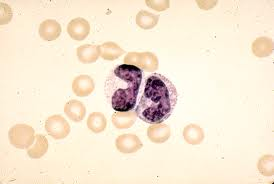
%> input picture 001.jpg, 274 x 184 px
$ octave --eval "result = Method_use_YCbCr_image(imread('001.jpg'));"   (GNU Octave 9; MATLAB toolbox functions it lacks are replaced by stand-ins)
%> lines starting %> are read from the running program, lines starting %| are printed output that depends on the picture; in (x1, y1, x2, y2) boxes, pixels count from 0 and x2, y2 are one past the last pixel; in counts of white or black regions, pixels touching at a corner belong together; the program's own positions count from 1
function [seg_img, ba_img2] = Method_use_YCbCr_image(in_img)

% ===== Segmentation =====
g_img = rgb2gray(in_img); % Gray Scale Image
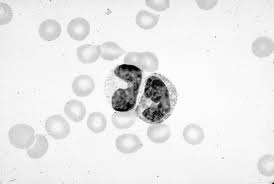
%> g_img: size 184x274 uint8; min 0, max 254, mean 233.8

% ===== Contrast Stretching =====
rtemp = min(g_img);
%> rtemp = 274 values, max 238 at index 220, min 0 at index 127, mean 166.2
rmin = min(rtemp);
%> rmin = 0
rtemp = max(g_img);
%> rtemp = 274 values, max 254 at index 111, min 243 at index 1, mean 250.8
rmax = max(rtemp);
%> rmax = 254
m = 255/(rmax - rmin);
%> m = 1
c = 255 - m*rmax;
%> c = 1
cs_img = m*g_img + c;  % Contrast Stretching
figure('name','Contrast Stretching','numbertitle','off');
subplot(1,2,1); imshow(g_img);title('Gray Scale Image');
subplot(1,2,2); imshow(cs_img),title('Contrast Stretching');

ba_img = zeros(size(cs_img,1), size(cs_img,2));
for i = 1:size(cs_img,1)
    for j = 1:size(cs_img,2)
        if cs_img(i,j) > 200 % Threshold 1
            ba_img(i,j) = 255;
        end
    end
end
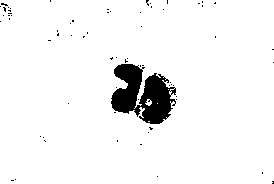
%> ba_img: size 184x274 double; 95% white; 67 black regions (66 under 20 px), largest, box (x1, y1, x2, y2) and area: (111, 64, 176, 124) 2340
figure('name','Background','numbertitle','off'); imshow(ba_img);

y_img = rgb2ycbcr(in_img);
%> y_img: size 184x274x3 uint8; mean of channels 1, 2, 3 216.8, 116.7, 135.8
h_img = y_img;
ba_img2 = zeros(size(y_img,1), size(y_img,2));
ba_img2 = ba_img2 + 255;
for i = 1:size(y_img,1)
    for j = 1:size(y_img,2)
        if y_img(i,j) > 125 % Threshold 2
            ba_img2(i,j) = 0;
        end
    end
end
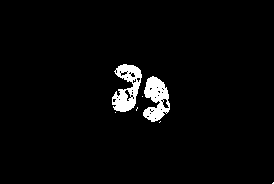
%> ba_img2: size 184x274 double; 3.1% white; 7 white regions (5 under 20 px), largest, box (x1, y1, x2, y2) and area: (112, 64, 142, 112) 797, (143, 76, 170, 122) 757
figure('name','Background','numbertitle','off'); imshow(ba_img2);

int_img = g_img; % intersection Image
for i = 1:size(int_img,1)
    for j = 1:size(int_img,2)
        if ba_img(i,j) == 255
            int_img(i,j) = 0;
        end
        if ba_img2(i,j) == 0
            int_img(i,j) = 0;
        end
    end
end
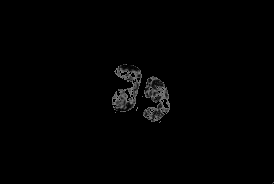
%> int_img: size 184x274 uint8; min 0, max 127, mean 2.3
figure('name','intersection Image','numbertitle','off');
imshow(int_img); title('intersection Image');

bi_img = zeros(size(int_img,1), size(int_img,2)); % Binary Image
for i = 1:size(int_img,1)
    for j = 1:size(int_img,2)
        if int_img(i,j) ~= 0
            bi_img(i,j,1) = 1;
        end
    end
end
%> bi_img: size 184x274 double; values 0 (black) and 1 (white), 3.1% white; 7 white regions (5 under 20 px), largest, box (x1, y1, x2, y2) and area: (112, 64, 142, 112) 796, (143, 76, 170, 122) 757
figure('name','Binary Image','numbertitle','off');
imshow(bi_img); title('Binary Image');

% Morphological Operation
se = strel('disk',10);
clo_img = imclose(bi_img,se); % closing operation
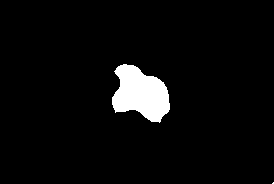
%> clo_img: size 184x274 double; values 0 (black) and 1 (white), 4.5% white; 2 white regions (1 under 20 px), largest, box (x1, y1, x2, y2) and area: (112, 64, 170, 123) 2264
op_img = imopen(clo_img,se);  % Opening operation
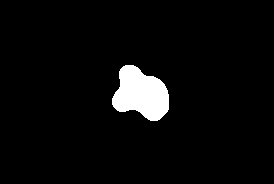
%> op_img: size 184x274 double; values 0 (black) and 1 (white), 4.3% white; 1 white region, box (x1, y1, x2, y2) and area: (112, 65, 169, 121) 2170
figure('name','Morphological Operation','numbertitle','off');
subplot(1,2,1); imshow(clo_img); title('Closing Operation');
subplot(1,2,2); imshow(op_img); title('Opening Operation');

mcr_img = medfilt2(op_img, [7 7]); % median filtering
%> mcr_img: size 184x274 double; values 0 (black) and 1 (white), 4.3% white; 1 white region, box (x1, y1, x2, y2) and area: (112, 65, 169, 121) 2155
figure('name','Maximum connected region extraction','numbertitle','off');
imshow(mcr_img); title('MCR Image');

seg_img = zeros(size(in_img,1), size(in_img,2), size(in_img,3))+255; % RGB color image

for i = 1:size(int_img,1)
    for j = 1:size(int_img,2)
        if mcr_img(i,j) ~= 0
            seg_img(i,j,1) = in_img(i,j,1);
            seg_img(i,j,2) = in_img(i,j,2);
            seg_img(i,j,3) = in_img(i,j,3);
        end
    end
end
%> seg_img: size 184x274x3 double; mean of channels 1, 2, 3 249.8, 248.1, 249.2
figure('name','Segmentation Image','numbertitle','off');
imshow(uint8(seg_img)); title('Segmentation Image');
%> after `imshow(uint8(seg_img))`:
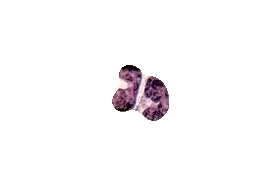
%> displayed picture: size 184x274x3, on the screen's scale of 0 to 255; mean R, G, B 249.8, 248.1, 249.2

$ run again, on 002.jpg
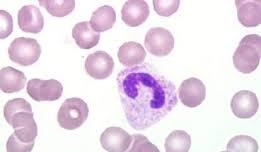
%> input picture 002.jpg, 261 x 152 px
%> in Method_use_YCbCr_image, `rtemp = min(g_img);`: rtemp = 261 values, max 251 at index 210, min 70 at index 145, mean 157.1
%> rmin = 70
%> in Method_use_YCbCr_image, `rtemp = max(g_img);`: rtemp = 261 values, max 255 at index 1, min 253 at index 143, mean 254.8
%> rmax = 255
%> m = 1
%> c = 0
%> after the loop in Method_use_YCbCr_image, `for i = 1:size(cs_img,1)`:
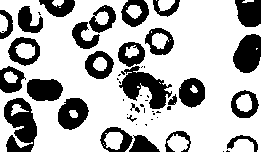
%> ba_img: size 152x261 double; 70.6% white; 50 black regions (23 under 20 px), largest, box (x1, y1, x2, y2) and area: (4, 98, 37, 152) 1136, (119, 66, 172, 109) 1090, (233, 34, 261, 73) 834
%> y_img: size 152x261x3 uint8; mean of channels 1, 2, 3 209.1, 131.4, 133
%> clo_img: size 152x261 double; values 0 (black) and 1 (white), 2.2% white; 1 white region, box (x1, y1, x2, y2) and area: (123, 73, 165, 108) 876
%> op_img: size 152x261 double; values 0 (black) and 1 (white), 1.5% white; 1 white region, box (x1, y1, x2, y2) and area: (125, 73, 156, 96) 594
%> mcr_img: size 152x261 double; values 0 (black) and 1 (white), 1.5% white; 1 white region, box (x1, y1, x2, y2) and area: (125, 73, 156, 96) 578
%> in Method_use_YCbCr_image, `imshow(uint8(seg_img))`:
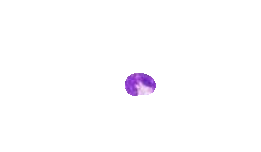
%> displayed picture: size 152x261x3, on the screen's scale of 0 to 255; mean R, G, B 253.7, 252.7, 254.3

$ run again, on 003.jpg
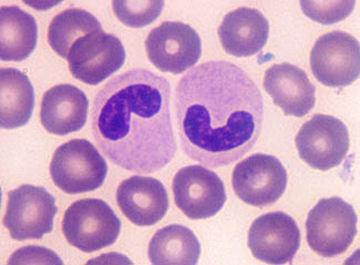
%> input picture 003.jpg, 360 x 265 px
%> in Method_use_YCbCr_image, `rtemp = min(g_img);`: rtemp = 360 values, max 129 at index 303, min 48 at index 120, mean 90.26
%> rmin = 48
%> in Method_use_YCbCr_image, `rtemp = max(g_img);`: rtemp = 360 values, max 249 at index 224, min 222 at index 77, mean 234.9
%> rmax = 249
%> m = 1
%> c = 6
%> after the loop in Method_use_YCbCr_image, `for i = 1:size(cs_img,1)`:
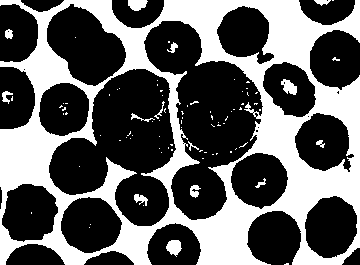
%> ba_img: size 265x360 double; 37.9% white; 87 white regions (72 under 20 px), largest, box (x1, y1, x2, y2) and area: (0, 0, 360, 265) 34762, (166, 240, 182, 257) 182, (128, 0, 148, 11) 168
%> y_img: size 265x360x3 uint8; mean of channels 1, 2, 3 163, 139, 144.7
%> clo_img: size 265x360 double; values 0 (black) and 1 (white), 31.5% white; 14 white regions (6 under 20 px), largest, box (x1, y1, x2, y2) and area: (0, 0, 360, 265) 26698, (117, 0, 199, 70) 2187, (223, 10, 265, 52) 685
%> op_img: size 265x360 double; values 0 (black) and 1 (white), 18% white; 11 white regions, largest, box (x1, y1, x2, y2) and area: (46, 9, 123, 88) 3713, (58, 179, 135, 265) 3260, (94, 84, 161, 140) 2217
%> mcr_img: size 265x360 double; values 0 (black) and 1 (white), 17.8% white; 10 white regions, largest, box (x1, y1, x2, y2) and area: (14, 0, 123, 88) 4324, (58, 179, 135, 265) 3244, (94, 84, 161, 140) 2203
%> in Method_use_YCbCr_image, `imshow(uint8(seg_img))`:
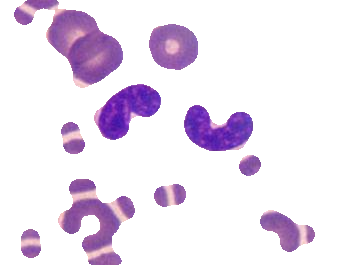
%> displayed picture: size 265x360x3, on the screen's scale of 0 to 255; mean R, G, B 235.9, 226, 240.1

$ run again, on 004.jpg
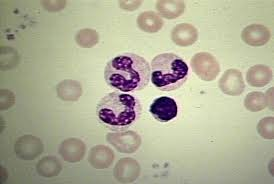
%> input picture 004.jpg, 274 x 184 px
%> in Method_use_YCbCr_image, `rtemp = min(g_img);`: rtemp = 274 values, max 161 at index 191, min 2 at index 153, mean 95.03
%> rmin = 2
%> in Method_use_YCbCr_image, `rtemp = max(g_img);`: rtemp = 274 values, max 253 at index 171, min 137 at index 2, mean 211.5
%> rmax = 253
%> m = 1
%> c = 2
%> y_img: size 184x274x3 uint8; mean of channels 1, 2, 3 163.3, 117.6, 130.4
%> clo_img: size 184x274 double; values 0 (black) and 1 (white), 15.1% white; 7 white regions (3 under 20 px), largest, box (x1, y1, x2, y2) and area: (0, 87, 84, 184) 3263, (99, 56, 188, 133) 3082, (0, 3, 35, 72) 1213, (268, 161, 274, 177) 67
%> op_img: size 184x274 double; values 0 (black) and 1 (white), 12.5% white; 7 white regions, largest, box (x1, y1, x2, y2) and area: (0, 126, 64, 184) 2700, (0, 6, 25, 71) 1116, (111, 56, 140, 94) 809
%> mcr_img: size 184x274 double; values 0 (black) and 1 (white), 12.3% white; 7 white regions, largest, box (x1, y1, x2, y2) and area: (0, 127, 64, 184) 2681, (0, 7, 25, 71) 1097, (111, 56, 140, 94) 794
%> in Method_use_YCbCr_image, `imshow(uint8(seg_img))`:
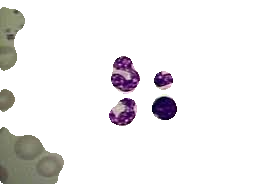
%> displayed picture: size 184x274x3, on the screen's scale of 0 to 255; mean R, G, B 237.8, 236.2, 236.6
